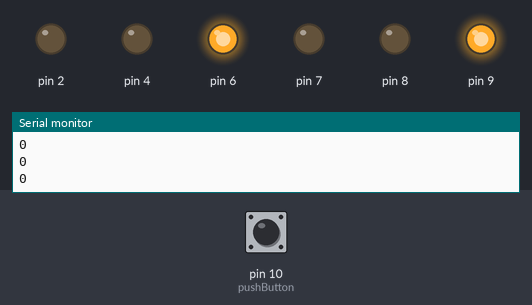
Bench run of a sketch on a simulated Arduino Uno, built with avr-gcc and run on an emulated ATmega328P. Shown: output pins drawn as LEDs (lit = HIGH), the last lines printed to the serial monitor. Dashed ring = blinking. The test bench sets the inputs (shaded band); at power-on: pin 10 (pushButton) LOW.

Above: at 1.2 s.
1.3 s: pin 10 (pushButton) pulled HIGH for 0.15 s
At 1.67 s:
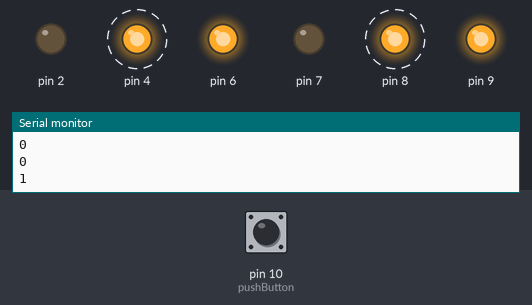
At 2.17 s:
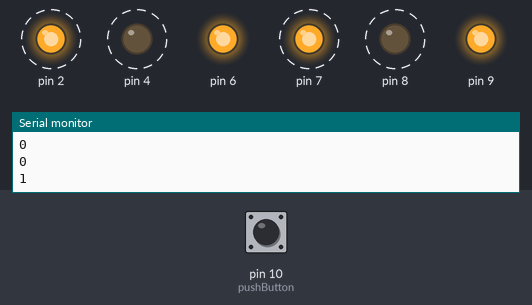
Timing chart, 0 to 10.4 s (numbered marks = the images above; inputs shaded):
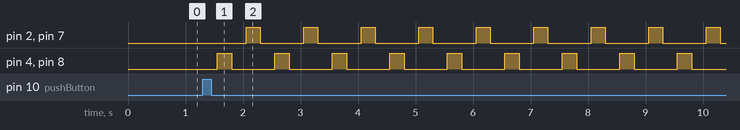

The sketch:

motor_back_and_forth_push_button_continuous_2_motor.ino
```cpp
// declare variable pushButton and give it a value of "10" (for pin number 10)
int pushButton = 10;

// the setup function runs once when you press reset or power the board
void setup() {
  // initialize digital pin LED_BUILTIN as an output.
  pinMode (2, OUTPUT);
  pinMode (4, OUTPUT);
  pinMode (6, OUTPUT);
  pinMode (7, OUTPUT);
  pinMode (8, OUTPUT);
  pinMode (9, OUTPUT);


  // power motors using analog write to control speed. Motor on pin 6 is 175
  analogWrite (6, 255);
  analogWrite (9, 255);
  // initialize serial communication at 9600 bits per second:
  Serial.begin(9600);
  // assign the pushbutton pin as an input:
  pinMode(pushButton, INPUT);
}

// create loop function for sequence
void loop() {
  // read the input pin:
  int buttonState = digitalRead(pushButton);
  // print out the state of the button:
  Serial.println(buttonState);
  // delay in between reads for stability
  delay(1);

  // create if condition for buttonState >= 1
  if (buttonState == 1) {

    // make wheels move forward for 1/4 second (250 miliseconds)


    // make wheel stop for 1/4 second (250 miliseconds)
    digitalWrite (2, LOW);
    digitalWrite (4, LOW);
    digitalWrite (7, LOW);
    digitalWrite (8, LOW);
    delay(250);

    // make robot move backwards for 1/4 second (250 miliseconds)
    digitalWrite (2, LOW);
    digitalWrite (4, HIGH);
    digitalWrite (7, LOW);
    digitalWrite (8, HIGH);
    delay(250);

    // make robot stop for half 1/4 second (250 miliseconds). Turning off power allows wheels to stop before moving forward at the beginning of the next loop.
    digitalWrite (2, LOW);
    digitalWrite (4, LOW);
    digitalWrite (7, LOW);
    digitalWrite (8, LOW);
    delay(250);

    while (1) { // while (1) causes single press of button to act as though it being held continuously
      // make wheels move forward for 1/4 second (250 miliseconds)
      digitalWrite (2, HIGH);
      digitalWrite (4, LOW);
      digitalWrite (7, HIGH);
      digitalWrite (8, LOW);
      delay(250);

      // make wheel stop for 1/4 second (250 miliseconds)
      digitalWrite (2, LOW);
      digitalWrite (4, LOW);
      digitalWrite (7, LOW);
      digitalWrite (8, LOW);
      delay(250);

      // make robot move backwards for 1/4 second (250 miliseconds)
      digitalWrite (2, LOW);
      digitalWrite (4, HIGH);
      digitalWrite (7, LOW);
      digitalWrite (8, HIGH);
      delay(250);

      // make robot stop for half 1/4 second (250 miliseconds). Turning off power allows wheels to stop before moving forward at the beginning of the next loop.
      digitalWrite (2, LOW);
      digitalWrite (4, LOW);
      digitalWrite (7, LOW);
      digitalWrite (8, LOW);
      delay(250);
    }


  }

}
```

Measured:
- after the input at 1.3 s, pin 2, pin 7: alternates HIGH for 0.25 s and LOW for 0.75 s, starting after 0.75 s; pin 4, pin 8: alternates HIGH for 0.25 s and LOW for 0.75 s, starting after 0.25 s
